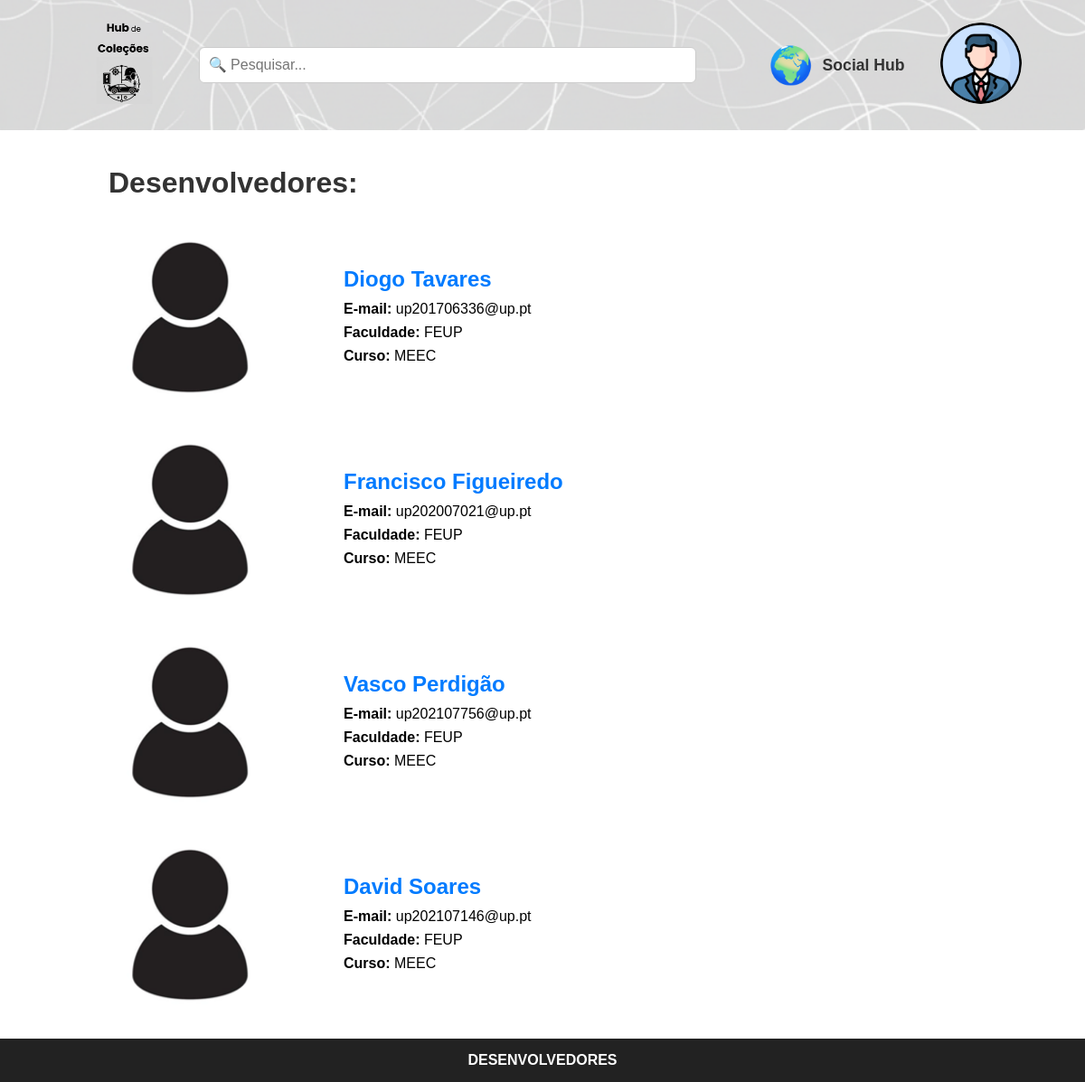
Page /Teamwork/public_html/desenvolvedores.php (signed in) on the committed database.
### tables this page shows
CREATE TABLE users (
    id INT AUTO_INCREMENT PRIMARY KEY,
    email VARCHAR(100) NOT NULL UNIQUE,
    password VARCHAR(255) NOT NULL,
    name VARCHAR(100) NOT NULL,
    birthdate DATE,
    photo_path VARCHAR(255) DEFAULT 'images/profile.png',
    created_at TIMESTAMP DEFAULT CURRENT_TIMESTAMP
);

CREATE TABLE developers (
    id INT AUTO_INCREMENT PRIMARY KEY,
    name VARCHAR(100) NOT NULL,
    email VARCHAR(100),
    faculty VARCHAR(100),
    course VARCHAR(100),
    photo_path VARCHAR(255) DEFAULT 'images/profile.png'
);

### Teamwork/public_html/php/get_profile_pic.php (called while the page is built, shortened)
<?php
require_once 'db.php';
if (isset($_SESSION['user_id'])) {
    $uid_pic = $_SESSION['user_id'];
    $stmt_pic = $conn->prepare("SELECT photo_path FROM users WHERE id = ?");
    $stmt_pic->bind_param("i", $uid_pic);
    if ($stmt_pic->execute()) {
        $res_pic = $stmt_pic->get_result();
        if ($row_pic = $res_pic->fetch_assoc()) {
            if (!empty($row_pic['photo_path'])) {
                $user_photo = $row_pic['photo_path'];
            }
        }
    }
}
?>

### Teamwork/public_html/desenvolvedores.php (the view, shortened to what this page needs)
<?php
require_once 'php/db.php';
require_once 'php/get_profile_pic.php';
$sql = "SELECT * FROM developers";
$result = $conn->query($sql);
?>
<!DOCTYPE html>
<html lang="pt">
<head>
    <link rel="stylesheet" href="css/style.css">
</head>
<body>
    <header class="top-bar-home">
        <div class="logo">
            <a href="homepage.php">
                <img src="images/logo.png" alt="Logo do Sistema">
            </a>
        </div>
        <div class="search-bar">
    <div class="search-input-wrapper">
        <input type="text" id="live-search-input" placeholder="🔍 Pesquisar..." autocomplete="off">
    </div>
    <a href="social.php" class="social-hub-btn">
        <span class="social-hub-icon">🌍</span>
        <span class="social-hub-text">Social Hub</span>
    </a>
</div>
        <div class="user-icon">
            <a href="perfil.php">
                <img src="<?php echo htmlspecialchars($user_photo); ?>" alt="Perfil" height="90" style="border-radius: 50%; object-fit: cover; width: 90px;">
            </a>
        </div>
    </header>
    <main class="devs-content">
    <h1>Desenvolvedores:</h1>
    <?php if ($result && $result->num_rows > 0): ?>
            <?php while($dev = $result->fetch_assoc()): ?>
                <section class="dev-container">
                    <div class="dev-img">
                        <?php
                            $dev_img = !empty($dev['photo_path']) ? $dev['photo_path'] : 'images/profile.png';
                        ?>
                        <img src="<?php echo htmlspecialchars($dev_img); ?>" alt="Foto de <?php echo htmlspecialchars($dev['name']); ?>" width="180" style="border-radius: 50%; object-fit: cover; width: 180px; height: 180px;">
                    </div>
                    <div class="dev-info">
                        <h2><?php echo htmlspecialchars($dev['name']); ?></h2>
                        <p><strong>E-mail: </strong><?php echo htmlspecialchars($dev['email']); ?></p>
                        <p><strong>Faculdade: </strong><?php echo htmlspecialchars($dev['faculty']); ?></p>
                        <p><strong>Curso: </strong><?php echo htmlspecialchars($dev['course']); ?></p>
                    </div>
                </section>
            <?php endwhile; ?>
        <?php else: ?>
            <p style="text-align:center; padding: 20px;">Não foram encontrados desenvolvedores registados.</p>
        <?php endif; ?>
</main>
    <footer class="bottom-bar">
        <a href="desenvolvedores.php">DESENVOLVEDORES</a>
    </footer>
</body>
</html>

### Teamwork/public_html/css/style.css (style rules this page uses)
* { margin: 0; padding: 0; box-sizing: border-box; font-family: Arial, Helvetica, sans-serif; }
.logo img { height: 90px; }
input { padding: 10px; border: 1px solid #ccc; border-radius: 6px; font-size: 16px; }
.social-hub-btn { text-decoration: none; color: #333; font-weight: bold; display: flex; align-items: center; gap: 10px; margin-left: 80px; white-space: nowrap; transition: transform 0.2s ease, color 0.2s ease; }
.social-hub-icon { font-size: 2.5em; line-height: 1; }
.social-hub-text { font-size: 1.1em; }
.bottom-bar { width: 100%; background-color: #222; color: white; text-align: center; padding: 15px; position: fixed; bottom: 0; left: 0; }
.bottom-bar a { color: white; text-decoration: none; font-weight: bold; }
.top-bar-home { display: flex; align-items: center; justify-content: space-between; padding: 25px 70px; background-image: url("../images/backgroundtest.png"); background-size: cover; background-position: center; background-repeat: no-repeat; }
.top-bar-home .logo img { height: 90px; margin-left: 20px; }
.top-bar-home .search-bar { flex: 1; display: flex; justify-content: center; align-items: center; position: relative; }
.top-bar-home .search-bar input { width: 100%; padding: 10px; border-radius: 6px; border: 1px solid #ccc; font-size: 16px; }
.top-bar-home .user-icon img { height: 90px; cursor: pointer; }
.devs-content { max-width: 1000px; margin: 40px auto 80px auto; padding: 0 20px; }
.devs-content h1 { margin-bottom: 40px; color: #333; }
.dev-container { display: flex; align-items: center; gap: 80px; margin-bottom: 40px; flex-wrap: wrap; }
.dev-img img { border-radius: 10px; object-fit: cover; }
.dev-info h2 { margin-bottom: 10px; color: #007bff; }
.dev-info p { margin-bottom: 8px; font-size: 16px; }
.top-bar-home .search-bar { position: relative; }
.search-input-wrapper { position: relative; width: 550px; }

### rows in the picture
users: photo_path (picture)
developers: photo_path (placeholder picture), name "Diogo Tavares", email "up201706336@up.pt", faculty "FEUP", course "MEEC"
developers: photo_path (placeholder picture), name "Francisco Figueiredo", email "up202007021@up.pt", faculty "FEUP", course "MEEC"
developers: photo_path (placeholder picture), name "Vasco Perdigão", email "up202107756@up.pt", faculty "FEUP", course "MEEC"
developers: photo_path (placeholder picture), name "David Soares", email "up202107146@up.pt", faculty "FEUP", course "MEEC"
